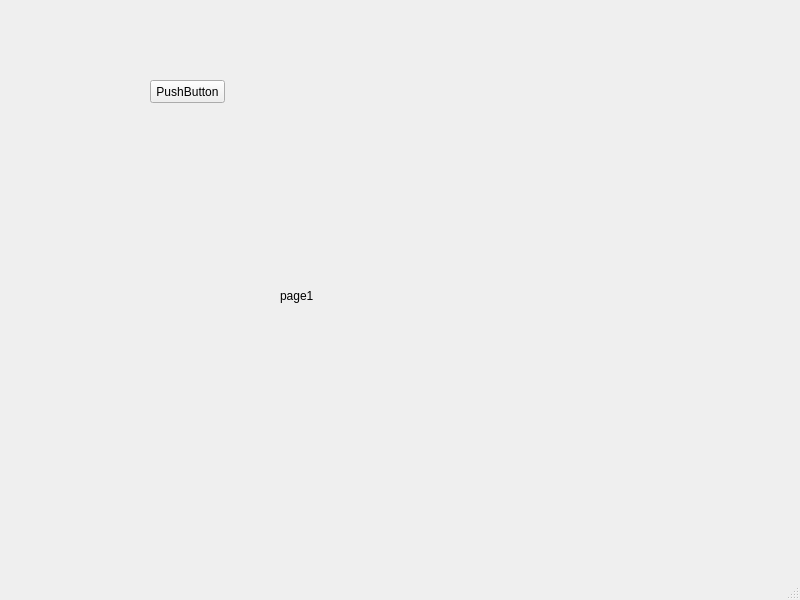
<?xml version="1.0" encoding="UTF-8"?>
<ui version="4.0">
 <class>MainWindow</class>
 <widget class="QMainWindow" name="MainWindow">
  <property name="geometry">
   <rect>
    <x>0</x>
    <y>0</y>
    <width>800</width>
    <height>600</height>
   </rect>
  </property>
  <property name="windowTitle">
   <string>MainWindow</string>
  </property>
  <widget class="QWidget" name="centralwidget">
   <widget class="QStackedWidget" name="stackedWidget">
    <property name="geometry">
     <rect>
      <x>160</x>
      <y>170</y>
      <width>481</width>
      <height>261</height>
     </rect>
    </property>
    <property name="currentIndex">
     <number>0</number>
    </property>
    <widget class="QWidget" name="page">
     <widget class="QLabel" name="label">
      <property name="geometry">
       <rect>
        <x>120</x>
        <y>70</y>
        <width>251</width>
        <height>111</height>
       </rect>
      </property>
      <property name="text">
       <string>page1</string>
      </property>
     </widget>
    </widget>
    <widget class="QWidget" name="page_2">
     <widget class="QLabel" name="label_2">
      <property name="geometry">
       <rect>
        <x>110</x>
        <y>70</y>
        <width>321</width>
        <height>111</height>
       </rect>
      </property>
      <property name="text">
       <string>page2</string>
      </property>
     </widget>
    </widget>
   </widget>
   <widget class="QPushButton" name="pushButton">
    <property name="geometry">
     <rect>
      <x>150</x>
      <y>80</y>
      <width>75</width>
      <height>23</height>
     </rect>
    </property>
    <property name="text">
     <string>PushButton</string>
    </property>
   </widget>
  </widget>
  <widget class="QMenuBar" name="menubar">
   <property name="geometry">
    <rect>
     <x>0</x>
     <y>0</y>
     <width>800</width>
     <height>23</height>
    </rect>
   </property>
  </widget>
  <widget class="QStatusBar" name="statusbar"/>
 </widget>
 <resources/>
 <connections/>
</ui>
